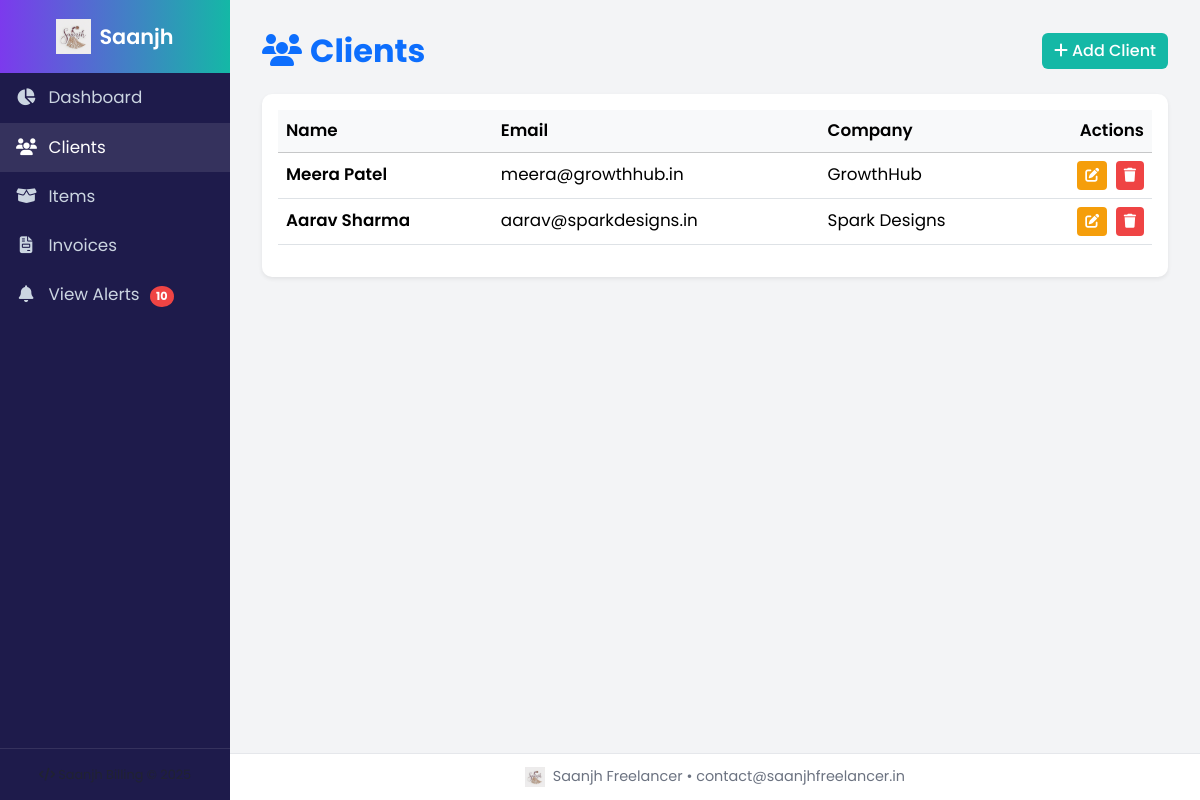
The app's page /clients with its own data.
### tables this page shows
CREATE TABLE clients(
            id INTEGER PRIMARY KEY AUTOINCREMENT,
            name TEXT,
            email TEXT,
            company TEXT
        );

### app.py (the view)
@app.route('/clients')
def clients():
    conn = connect()
    rows = conn.execute("SELECT * FROM clients ORDER BY id DESC").fetchall()
    conn.close()
    return render_template("clients.html", clients=rows)

### app.py (called while the page is built)
def connect():
    conn = sqlite3.connect(DB)
    conn.row_factory = sqlite3.Row
    return conn

### templates/clients.html
{% extends 'base.html' %}
{% block content %}
<div class="d-flex justify-content-between align-items-center mb-4">
  <h2 class="fw-bold text-primary mb-0"><i class="fa-solid fa-users me-2"></i>Clients</h2>
  <a href="{{ url_for('add_client') }}" class="btn btn-success">
    <i class="fa-solid fa-plus me-1"></i>Add Client
  </a>
</div>
<div class="card shadow-sm border-0">
  <div class="card-body">
    {% if clients %}
    <div class="table-responsive">
      <table class="table align-middle">
        <thead class="table-light">
          <tr>
            <th>Name</th>
            <th>Email</th>
            <th>Company</th>
            <th class="text-end">Actions</th>
          </tr>
        </thead>
        <tbody>
          {% for c in clients %}
          <tr>
            <td class="fw-semibold">{{ c.name }}</td>
            <td>{{ c.email }}</td>
            <td>{{ c.company }}</td>
            <td class="text-end">
              <a href="{{ url_for('edit_client', id=c.id) }}" class="btn btn-warning btn-sm me-1">
                <i class="fa-solid fa-pen-to-square"></i>
              </a>
              <a href="{{ url_for('delete_client', id=c.id) }}" class="btn btn-danger btn-sm"
                 onclick="return confirm('Delete this client?')">
                <i class="fa-solid fa-trash"></i>
              </a>
            </td>
          </tr>
          {% endfor %}
        </tbody>
      </table>
    </div>
    {% else %}
    <p class="text-muted text-center my-3">No clients found. Add one above.</p>
    {% endif %}
  </div>
</div>
{% endblock %}

### static/style.css (style rules this page uses)
:root { --saanjh-purple: #7c3aed; --saanjh-teal: #14b8a6; --saanjh-bg: #f8fafc; --saanjh-text: #1f2937; }
body { font-family: 'Poppins', sans-serif; font-size: 1.05rem; background-color: var(--saanjh-bg); color: var(--saanjh-text); scroll-behavior: smooth; }
.card { border-radius: 10px; transition: all 0.25s ease-in-out; }
.btn { transition: all 0.25s ease; font-weight: 500; }
.btn-success { background-color: var(--saanjh-teal); border: none; }
.btn-warning { background-color: #f59e0b; border: none; color: white; }
.btn-danger { background-color: #ef4444; border: none; }
.table thead th { font-weight: 600; }

### templates/base.html (style rules this page uses)
:root { --saanjh-purple:#7c3aed; --saanjh-teal:#14b8a6; --sidebar-bg:#1e1b4b; }
body { font-family:'Poppins',sans-serif; background:#f3f4f6; overflow-x:hidden; min-height:100vh; display:flex; }

### records on screen
clients: name "Meera Patel", email "meera@growthhub.in", company "GrowthHub"
clients: name "Aarav Sharma", email "aarav@sparkdesigns.in", company "Spark Designs"

### other values on screen
{{ config['BUSINESS_NAME'] }} "Saanjh Freelancer"
{{ config['BUSINESS_EMAIL'] }} "contact@saanjhfreelancer.in"
